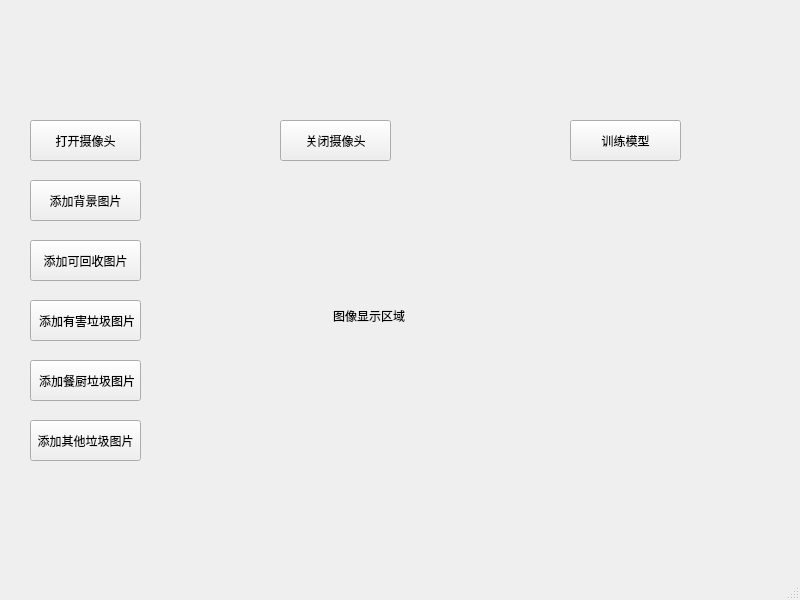
<?xml version="1.0" encoding="UTF-8"?>
<ui version="4.0">
 <class>MainWindow</class>
 <widget class="QMainWindow" name="MainWindow">
  <property name="geometry">
   <rect>
    <x>0</x>
    <y>0</y>
    <width>800</width>
    <height>600</height>
   </rect>
  </property>
  <property name="windowTitle">
   <string>MainWindow</string>
  </property>
  <widget class="QWidget" name="centralwidget">
   <widget class="QPushButton" name="pushButton">
    <property name="geometry">
     <rect>
      <x>30</x>
      <y>120</y>
      <width>111</width>
      <height>41</height>
     </rect>
    </property>
    <property name="text">
     <string>打开摄像头</string>
    </property>
   </widget>
   <widget class="QPushButton" name="pushButton_2">
    <property name="geometry">
     <rect>
      <x>30</x>
      <y>180</y>
      <width>111</width>
      <height>41</height>
     </rect>
    </property>
    <property name="text">
     <string>添加背景图片</string>
    </property>
   </widget>
   <widget class="QPushButton" name="pushButton_3">
    <property name="geometry">
     <rect>
      <x>30</x>
      <y>240</y>
      <width>111</width>
      <height>41</height>
     </rect>
    </property>
    <property name="text">
     <string>添加可回收图片</string>
    </property>
   </widget>
   <widget class="QPushButton" name="pushButton_4">
    <property name="geometry">
     <rect>
      <x>30</x>
      <y>300</y>
      <width>111</width>
      <height>41</height>
     </rect>
    </property>
    <property name="text">
     <string> 添加有害垃圾图片</string>
    </property>
   </widget>
   <widget class="QPushButton" name="pushButton_5">
    <property name="geometry">
     <rect>
      <x>30</x>
      <y>360</y>
      <width>111</width>
      <height>41</height>
     </rect>
    </property>
    <property name="text">
     <string> 添加餐厨垃圾图片</string>
    </property>
   </widget>
   <widget class="QPushButton" name="pushButton_6">
    <property name="geometry">
     <rect>
      <x>30</x>
      <y>420</y>
      <width>111</width>
      <height>41</height>
     </rect>
    </property>
    <property name="text">
     <string>添加其他垃圾图片</string>
    </property>
   </widget>
   <widget class="QPushButton" name="pushButton_7">
    <property name="geometry">
     <rect>
      <x>280</x>
      <y>120</y>
      <width>111</width>
      <height>41</height>
     </rect>
    </property>
    <property name="text">
     <string>关闭摄像头</string>
    </property>
   </widget>
   <widget class="QPushButton" name="pushButton_8">
    <property name="geometry">
     <rect>
      <x>570</x>
      <y>120</y>
      <width>111</width>
      <height>41</height>
     </rect>
    </property>
    <property name="text">
     <string>训练模型</string>
    </property>
   </widget>
   <widget class="QLabel" name="label">
    <property name="geometry">
     <rect>
      <x>210</x>
      <y>170</y>
      <width>471</width>
      <height>291</height>
     </rect>
    </property>
    <property name="text">
     <string>                                     图像显示区域</string>
    </property>
   </widget>
  </widget>
  <widget class="QMenuBar" name="menubar">
   <property name="geometry">
    <rect>
     <x>0</x>
     <y>0</y>
     <width>800</width>
     <height>26</height>
    </rect>
   </property>
  </widget>
  <widget class="QStatusBar" name="statusbar"/>
 </widget>
 <resources/>
 <connections/>
</ui>
